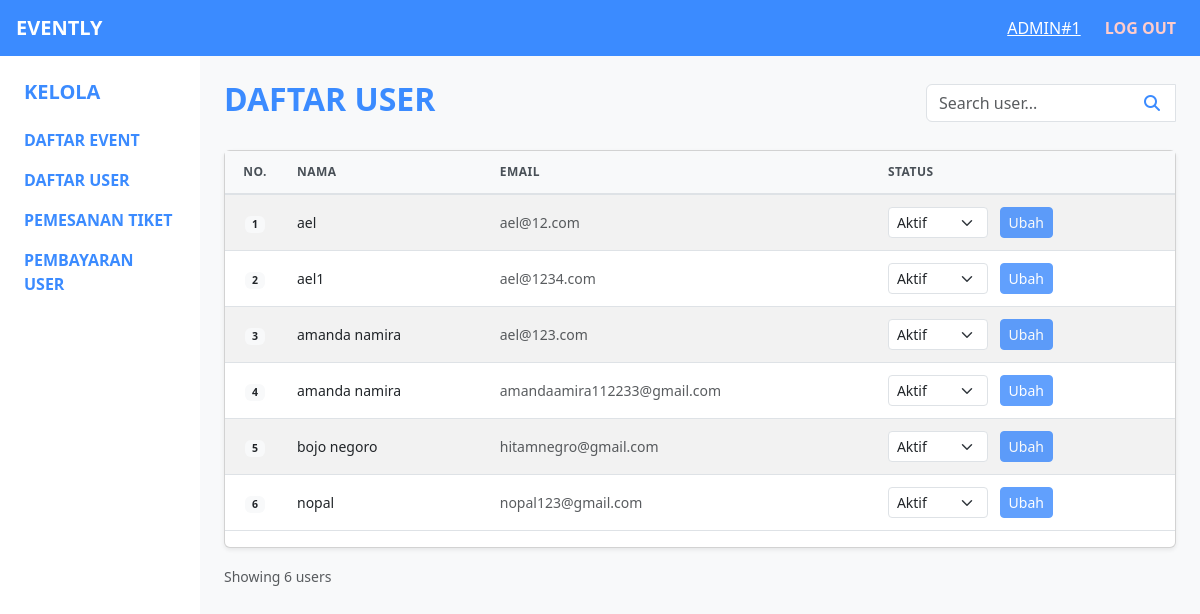
/daftaruser.php, run on the app's committed database.
### tables this page shows
CREATE TABLE `user` (
  `id_user` int(10) NOT NULL,
  `nama_user` varchar(255) NOT NULL,
  `email_user` varchar(255) NOT NULL,
  `password_user` varchar(255) NOT NULL,
  `status` enum('aktif','nonaktif') NOT NULL
);

### daftaruser.php (the view, shortened to what this page needs)
<?php
include 'config/config.php';
$searchTerm = '';
$filteredUsers = [];
if (isset($_GET['search']) && !empty(trim($_GET['search']))) {
    $searchTerm = trim($_GET['search']);
    $sql = "SELECT id_user, nama_user, email_user, status FROM user
            WHERE nama_user LIKE ? OR email_user LIKE ? OR status LIKE ?
            ORDER BY nama_user ASC";
    $stmt = $conn->prepare($sql);
    $likeTerm = "%{$searchTerm}%";
    $stmt->bind_param("sss", $likeTerm, $likeTerm, $likeTerm);
} else {
    $sql = "SELECT id_user, nama_user, email_user, status FROM user ORDER BY nama_user ASC";
    $stmt = $conn->prepare($sql);
}
$stmt->execute();
$result = $stmt->get_result();
while ($row = $result->fetch_assoc()) {
    $filteredUsers[] = $row;
}
?>
<!DOCTYPE html>
<html lang="en">
<head>
    <link href="https://cdn.jsdelivr.net/npm/bootstrap@5.3.0/dist/css/bootstrap.min.css" rel="stylesheet">
    <link rel="stylesheet" href="https://cdnjs.cloudflare.com/ajax/libs/font-awesome/6.4.0/css/all.min.css">
</head>
<body class="bg-light">
    <nav class="navbar navbar-expand-lg navbar-dark navbar-custom">
        <div class="container-fluid px-3">
            <span class="navbar-brand fw-bold fs-5 mb-0">EVENTLY</span>
            <div class="d-flex align-items-center">
                <a href="dashboardadmin.php" class="admin-username">ADMIN#1</a>
                <a href="#" class="logout-link">
                    LOG OUT
                </a>
            </div>
        </div>
    </nav>
    <div class="container-fluid">
        <div class="row">
            <div class="col-md-2 col-lg-2 sidebar bg-white p-4">
                <h5 class="fw-bold text-primary-custom mb-4">KELOLA</h5>
                <nav class="nav flex-column">
                    <a href="daftarevent.php" class="nav-link text-primary-custom fw-semibold p-0 mb-3" href="#">
                        DAFTAR EVENT
                    </a>
                    <a href="daftaruser.php" class="nav-link text-primary-custom fw-semibold p-0 mb-3" href="#">
                        DAFTAR USER
                    </a>
                    <a href="pemesanantiket.php" class="nav-link text-primary-custom fw-semibold p-0 mb-3" href="#">
                        PEMESANAN TIKET
                    </a>
                    <a href="pembayaran.php" class="nav-link text-primary-custom fw-semibold p-0 mb-3" href="#">
                        PEMBAYARAN USER
                    </a>
                </nav>
            </div>
            <div class="col-md-10 col-lg-10 p-4">
                <div class="d-flex justify-content-between align-items-center mb-4">
                    <h2 class="text-primary-custom fw-bold">DAFTAR USER</h2>
                    <form class="search-container" method="GET" style="width: 250px;">
                        <div class="input-group">
                            <input
                                type="text"
                                name="search"
                                class="form-control"
                                placeholder="Search user..."
                                value="<?php echo htmlspecialchars($searchTerm); ?>"
                                style="padding-right: 40px;">
                            <button class="search-btn" type="submit">
                                <i class="fas fa-search"></i>
                            </button>
                        </div>
                    </form>
                </div>
                <div class="card shadow-sm">
                    <div class="card-body p-0">
                        <?php if (empty($filteredUsers)): ?>
                            <div class="text-center py-5">
                                <i class="fas fa-users fa-3x text-muted mb-3"></i>
                                <h5 class="text-muted">No users found</h5>
                                <p class="text-muted">Try adjusting your search criteria</p>
                            </div>
                        <?php else: ?>
                            <div class="table-responsive">
                                <table class="table table-striped table-hover align-middle">
                                    <thead>
                                        <tr>
                                            <th scope="col" class="text-center" style="width: 60px;">NO.</th>
                                            <th scope="col">NAMA</th>
                                            <th scope="col">EMAIL</th>
                                            <th scope="col">STATUS</th>
                                        </tr>
                                    </thead>
                                    <tbody>
                                        <?php foreach ($filteredUsers as $index => $user): ?>
                                            <tr>
                                                <td class="text-center">
                                                    <span class="badge bg-light text-dark fw-semibold"><?php echo $index + 1; ?></span>
                                                </td>
                                                <td class="fw-medium text-dark"><?php echo htmlspecialchars($user['nama_user']); ?></td>
                                                <td class="text-muted"><?php echo htmlspecialchars($user['email_user']); ?></td>
                                                <td>
                                                    <select class="form-select form-select-sm status-select" data-user-id="<?php echo $user['id_user']; ?>" style="width: 100px; display: inline-block; vertical-align: middle;">
                                                        <option value="aktif" <?php if ($user['status'] == 'aktif') echo 'selected'; ?>>Aktif</option>
                                                    </select>
                                                    <button class="btn btn-sm btn-primary ms-2 btn-update-status" data-user-id="<?php echo $user['id_user']; ?>" disabled>Ubah</button>
                                                </td>
                                            </tr>
                                        <?php endforeach; ?>
                                    </tbody>
                                </table>
                            </div>
                        <?php endif; ?>
                    </div>
                </div>
                <?php if (!empty($filteredUsers)): ?>
                    <div class="mt-3 text-muted">
                        <small>Showing <?php echo count($filteredUsers); ?> users</small>
                    </div>
                <?php endif; ?>
            </div>
        </div>
    </div>
</body>
</html>

### daftaruser.php (style rules this page uses)
:root { --primary-color: #3B8BFF; }
.navbar-custom { background-color: var(--primary-color) !important; }
.text-primary-custom { color: var(--primary-color) !important; }
.sidebar { min-height: calc(100vh - 56px); }
.table { width: 100%; border-collapse: collapse; color: #212529; font-size: 0.875rem; background-color: #fff; }
.table th, .table td { padding: 0.75rem; vertical-align: middle; border-top: 1px solid #dee2e6; }
.table thead th { vertical-align: bottom; border-bottom: 2px solid #dee2e6; border-top: none; background-color: #f8f9fa; font-weight: 600; color: #495057; position: sticky; top: 0; text-transform: uppercase; letter-spacing: 0.5px; font-size: 0.75rem; }
.table tbody tr:nth-child(odd) { background-color: rgba(0, 0, 0, 0.05); }
.search-container { position: relative; }
.search-btn { position: absolute; right: 8px; top: 50%; transform: translateY(-50%); border: none; background: none; color: var(--primary-color); padding: 4px 8px; }
.admin-username { color: #fff; font-weight: 500; margin-right: 1rem; }
.logout-link { color: #ffcccb; font-weight: 600; text-decoration: none; transition: all 0.3s ease; padding: 4px 8px; border-radius: 4px; }
.sidebar .nav-link { text-decoration: none !important; }

### data on the page
user: nama_user "ael", email_user "ael@12.com", status+id_user "Aktif"
user: nama_user "ael1", email_user "ael@1234.com", status+id_user "Aktif"
user: nama_user "amanda namira", email_user "ael@123.com", status+id_user "Aktif"
user: nama_user "amanda namira", email_user "amandaamira112233@gmail.com", status+id_user "Aktif"
user: nama_user "bojo negoro", email_user "hitamnegro@gmail.com", status+id_user "Aktif"
user: nama_user "nopal", email_user "nopal123@gmail.com", status+id_user "Aktif"

### other printed values
count($filteredUsers) "6"
